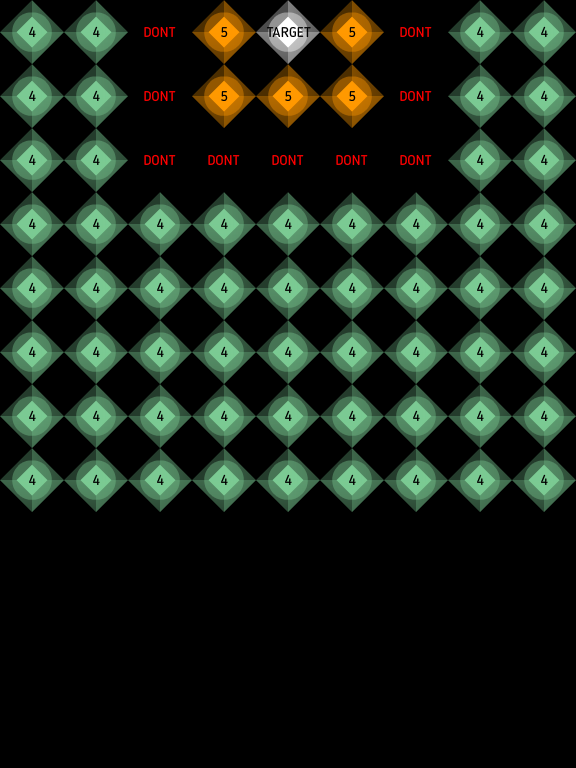

Rendered tile map (Tiled .tmx) drawn with the repository's tilesets; below, a short description and the full map source, tile grids included:
An orthogonal 9x12 tile map with 64x64 px tiles, 1 tile layer (Tile Layer 1), 3 tilesets.

<map version="1.0" tiledversion="1.1.2" orientation="orthogonal" renderorder="right-down" width="9" height="12" tilewidth="64" tileheight="64" infinite="0" nextobjectid="1">
 <properties>
  <property name="maxMoves" type="int" value="450" />
  <property name="targetLife" type="int" value="7" />
 </properties>
 <tileset firstgid="1" source="../gameItens/GameItens.tsx" />
 <tileset firstgid="15" source="../hubAssets/HubGuides.tsx" />
 <tileset firstgid="17" source="../hubAssets/HUBTileset.tsx" />
 <layer name="Tile Layer 1" width="9" height="12">
  <data encoding="csv">
5,5,10,6,11,6,10,5,5,
5,5,10,6,6,6,10,5,5,
5,5,10,10,10,10,10,5,5,
5,5,5,5,5,5,5,5,5,
5,5,5,5,5,5,5,5,5,
5,5,5,5,5,5,5,5,5,
5,5,5,5,5,5,5,5,5,
5,5,5,5,5,5,5,5,5,
0,0,0,0,0,0,0,0,0,
0,0,0,0,0,0,0,0,0,
0,0,0,0,0,0,0,0,0,
0,0,0,0,0,0,0,0,0
</data>
 </layer>
</map>
